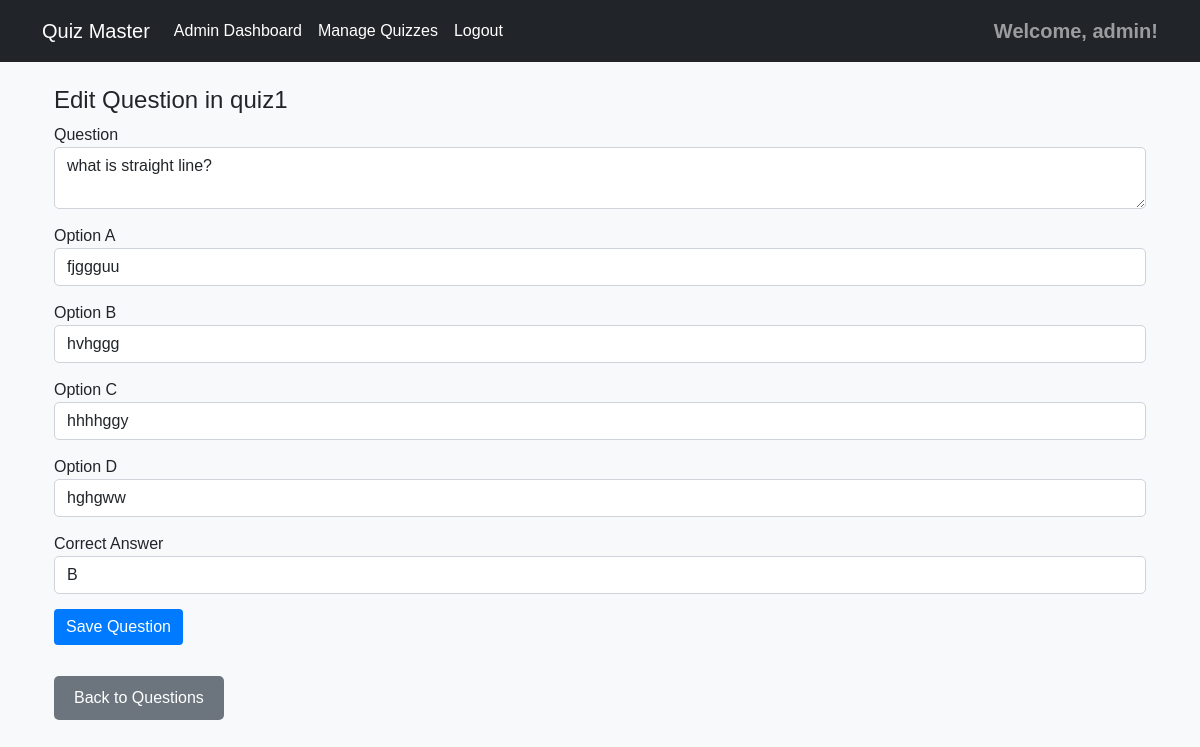
Screenshot of /admin/admin/edit-question/1 (signed in) with the database file from the repository.
### controllers/models.py (models this page shows)
class Quiz(db.Model):
    id = db.Column(db.Integer, primary_key=True)
    title = db.Column(db.String(100), nullable=False)
    description = db.Column(db.Text, nullable=True)
    chapter_id = db.Column(db.Integer, db.ForeignKey('chapter.id'), nullable=False)
    time_limit = db.Column(db.Integer, nullable=False)  # Time limit in minutes
    created_at = db.Column(db.DateTime, default=datetime.utcnow)
    questions = db.relationship('Question', backref='quiz', lazy=True, cascade='all, delete-orphan')
    attempts = db.relationship('QuizAttempt', backref='quiz', lazy=True)

class Question(db.Model):
    id = db.Column(db.Integer, primary_key=True)
    quiz_id = db.Column(db.Integer, db.ForeignKey('quiz.id'), nullable=False)
    question_text = db.Column(db.Text, nullable=False)
    option_a = db.Column(db.String(255), nullable=False)
    option_b = db.Column(db.String(255), nullable=False)
    option_c = db.Column(db.String(255), nullable=False)
    option_d = db.Column(db.String(255), nullable=False)
    correct_answer = db.Column(db.String(1), nullable=False)  # A, B, C, or D
    created_at = db.Column(db.DateTime, default=datetime.utcnow)

### controllers/admin_controller.py (the view, shortened to what this page needs)
@admin_bp.route('/admin/edit-question/<int:question_id>', methods=['GET', 'POST'])
@admin_required
def edit_question(question_id):
    question = Question.query.get_or_404(question_id)
    form = QuestionForm(obj=question)
    return render_template('admin/edit_question.html', form=form, question=question)

### controllers/forms.py
class QuestionForm(FlaskForm):
    question_text = TextAreaField('Question', validators=[DataRequired()])
    option_a = StringField('Option A', validators=[DataRequired()])
    option_b = StringField('Option B', validators=[DataRequired()])
    option_c = StringField('Option C', validators=[DataRequired()])
    option_d = StringField('Option D', validators=[DataRequired()])
    correct_answer = SelectField('Correct Answer', choices=[('A', 'A'), ('B', 'B'), ('C', 'C'), ('D', 'D')], validators=[DataRequired()])
    submit = SubmitField('Save Question')  # This is the submit button

### controllers/admin_controller.py (called while the page is built)
def admin_required(f):
    @wraps(f)
    def decorated_function(*args, **kwargs):
        if not session.get('user_id') or not session.get('is_admin'):
            flash('Admin access required.', 'danger')
            return redirect(url_for('auth.admin_login'))
        return f(*args, **kwargs)
    return decorated_function

### templates/admin/edit_question.html (shortened to what this page needs)
{% extends 'base.html' %}
{% block content %}
<div class="container mt-4">
    <h4>Edit Question in {{ question.quiz.title }}</h4>
    <form method="POST" action="{{ url_for('admin.edit_question', question_id=question.id) }}">
        <div class="form-group">
            <label for="question_text">Question</label>
            {{ form.question_text(class='form-control') }}
        </div>
        <div class="form-group">
            <label for="option_a">Option A</label>
            {{ form.option_a(class='form-control') }}
        </div>
        <div class="form-group">
            <label for="option_b">Option B</label>
            {{ form.option_b(class='form-control') }}
        </div>
        <div class="form-group">
            <label for="option_c">Option C</label>
            {{ form.option_c(class='form-control') }}
        </div>
        <div class="form-group">
            <label for="option_d">Option D</label>
            {{ form.option_d(class='form-control') }}
        </div>
        <div class="form-group">
            <label for="correct_answer">Correct Answer</label>
            {{ form.correct_answer(class='form-control') }}
        </div>
        <div class="form-group">
            {{ form.submit(class='btn btn-primary') }}
        </div>
    </form>
    <a href="{{ url_for('admin.view_question', quiz_id=question.quiz.id) }}" class="btn btn-secondary mt-3">Back to Questions</a>
</div>
{% endblock %}

### static/css/styles.css (style rules this page uses)
body { background-color: #f8f9fa; font-family: Arial, sans-serif; }
.btn-primary { background-color: #007bff; border: none; }
.btn-secondary { background-color: #6c757d; border: none; }
.form-control { border-radius: 5px; }
.form-group { margin-bottom: 15px; }
.btn-secondary { background-color: #6c757d; border-color: #6c757d; color: white; padding: 10px 20px; font-size: 16px; border-radius: 5px; text-decoration: none; display: inline-block; margin-top: 10px; }

### rows the page displays
Quiz: quiz "quiz1"
Question: question_text "what is straight line?", option_a "fjggguu", option_b "hvhggg", option_c "hhhhggy", option_d "hghgww", correct_answer "B"

### other values shown
{{ session.get('username') }} "admin"
